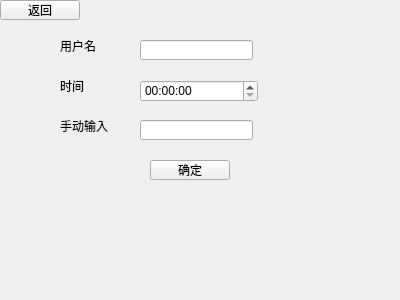
<?xml version="1.0" encoding="UTF-8"?>
<ui version="4.0">
 <class>addtime</class>
 <widget class="QWidget" name="addtime">
  <property name="geometry">
   <rect>
    <x>0</x>
    <y>0</y>
    <width>400</width>
    <height>300</height>
   </rect>
  </property>
  <property name="windowTitle">
   <string>Form</string>
  </property>
  <widget class="QLineEdit" name="lineEdit">
   <property name="geometry">
    <rect>
     <x>140</x>
     <y>40</y>
     <width>113</width>
     <height>20</height>
    </rect>
   </property>
  </widget>
  <widget class="QLabel" name="label">
   <property name="geometry">
    <rect>
     <x>60</x>
     <y>40</y>
     <width>54</width>
     <height>12</height>
    </rect>
   </property>
   <property name="text">
    <string>用户名</string>
   </property>
  </widget>
  <widget class="QPushButton" name="pushButton">
   <property name="geometry">
    <rect>
     <x>150</x>
     <y>160</y>
     <width>80</width>
     <height>20</height>
    </rect>
   </property>
   <property name="text">
    <string>确定</string>
   </property>
  </widget>
  <widget class="QPushButton" name="pushButton_2">
   <property name="geometry">
    <rect>
     <x>0</x>
     <y>0</y>
     <width>80</width>
     <height>20</height>
    </rect>
   </property>
   <property name="text">
    <string>返回</string>
   </property>
  </widget>
  <widget class="QTimeEdit" name="timeEdit">
   <property name="geometry">
    <rect>
     <x>140</x>
     <y>80</y>
     <width>118</width>
     <height>22</height>
    </rect>
   </property>
  </widget>
  <widget class="QLabel" name="label_2">
   <property name="geometry">
    <rect>
     <x>60</x>
     <y>80</y>
     <width>54</width>
     <height>12</height>
    </rect>
   </property>
   <property name="text">
    <string>时间</string>
   </property>
  </widget>
  <widget class="QLineEdit" name="lineEdit_2">
   <property name="geometry">
    <rect>
     <x>140</x>
     <y>120</y>
     <width>113</width>
     <height>20</height>
    </rect>
   </property>
  </widget>
  <widget class="QLabel" name="label_3">
   <property name="geometry">
    <rect>
     <x>60</x>
     <y>120</y>
     <width>54</width>
     <height>12</height>
    </rect>
   </property>
   <property name="text">
    <string>手动输入</string>
   </property>
  </widget>
 </widget>
 <resources/>
 <connections/>
</ui>
